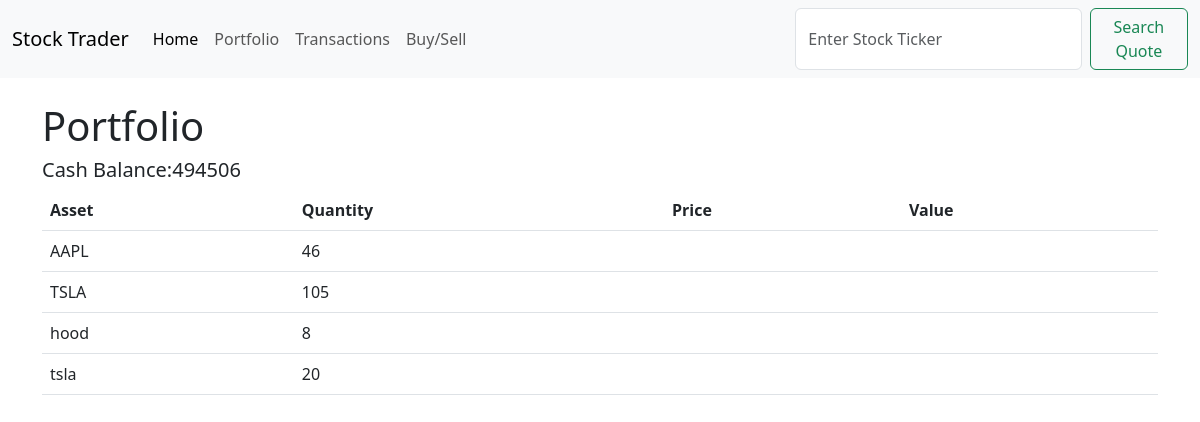
Page /portfolio on the earlier database version.
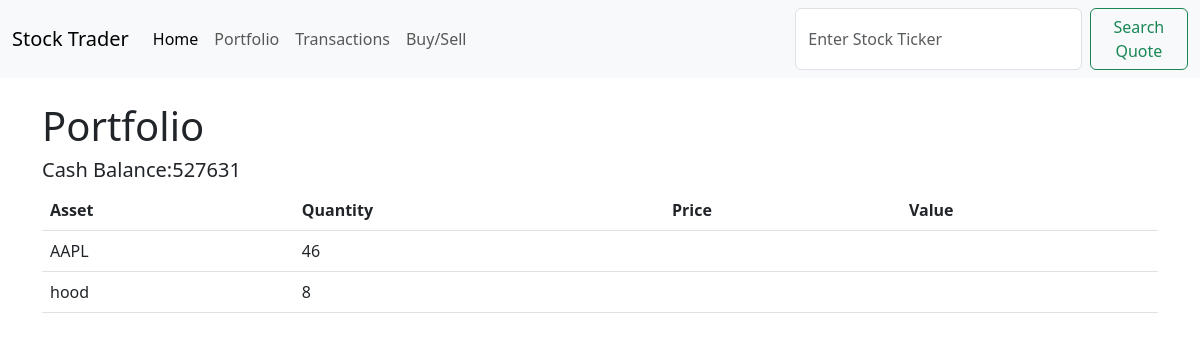
Same page on the later database version.
### trading/models.py (models this page shows)
class Position(models.Model):
    asset = models.CharField(max_length=4)
    quantity = models.IntegerField(null=True)
    def __str__(self):
        return self.asset

### trading/views.py (the view)
# urls.py: path('portfolio', views.portfolio, name = "portfolio"),
def portfolio(request):
    balance = Balance.objects.get(pk=1).cash
    portfolio = Position.objects.all()
    for stock in portfolio:
       stock_data = yahooFinance.Ticker(stock.asset)
       stock_price = stock_data.info['currentPrice']
       stock.price = stock_price
       stock.value = stock_price * stock.quantity
    return render(request, 'portfolio.html', {'portfolio' : portfolio, 'balance': balance})

### trading/templates/portfolio.html
{% extends 'base.html' %}
{% block content %}
<h1>Portfolio</h1>
<h5>Cash Balance:{{balance}}</h5>
<table class="table">
  <thead>
    <tr>
      <th scope="col">Asset</th>
      <th scope="col">Quantity</th>
      <th scope="col">Price</th>
      <th scope="col">Value</th>
    </tr>
  </thead>
  <tbody>
    {% for stock in portfolio %}
    <tr>
      <td>{{stock}}</td>
      <td>{{stock.quantity}}</td>
      <td>{{stock.price}}</td>
      <td>{{stock.value}}</td>
    </tr>
    {% endfor %}
  </tbody>
</table>
{% endblock %}

Differences in the rows shown:
removed Position: asset "TSLA", quantity "105"
removed Position: asset "tsla", quantity "20"
Other differences:
{{ balance }}: "494506" → "527631"
